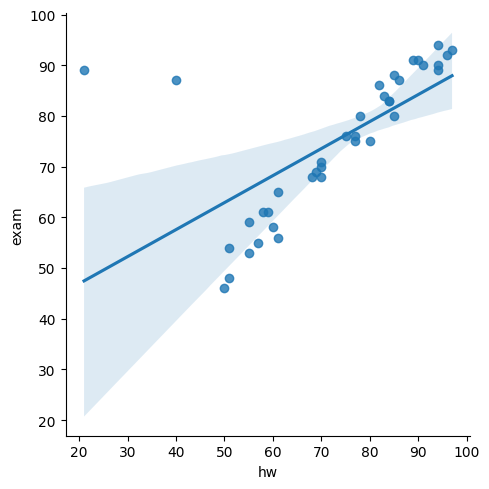

The script that saved this image:
import pandas as pd #import pandas for dataframe
import seaborn as sns #import seaborn for plotting
import matplotlib.pyplot as plt
from database import Database #Database class to store students


#to plot the relation between hw and exam scores
def plotData():
    dataBase = Database() #initaialize the database from database class
    studentList = dataBase.getAll() #fetch all the students
    data = []
    #make a list of students objects fethced from database
    for student in studentList:
        item = {
        "id": student[0],
        "name": student[1],
        "sjsuid": student[2],
        "hw": student[3],
        "exam": student[4],        
        }
        data.append(item)

    df = pd.DataFrame.from_dict(data) #create a dataframe from pandas with data of all students
    #convert the hw and exam scores column to numeric values for plotting
    df[["hw", "exam"]] = df[["hw", "exam"]].apply(pd.to_numeric) 
    #lmplot to visualize the relationship between hw and exam scores
    sns.lmplot(data=df,
           x="hw",
           y="exam")
           
    plt.savefig("./static/plot.png") #save the plot as a PNG file